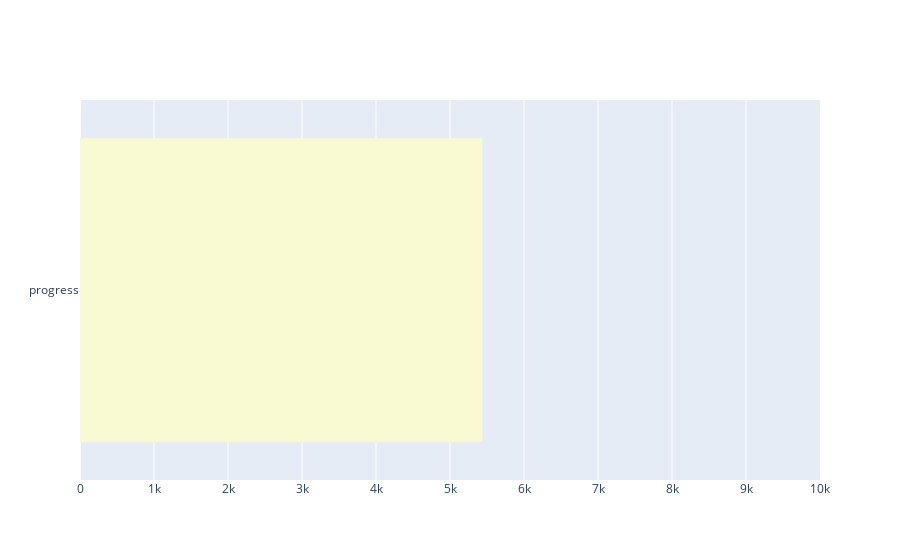

Notebook source saved alongside this figure:
### Code cell
import plotly.graph_objects as go

progress_value = 5440
max_value = 10000

if progress_value/max_value < 0.33:
    color='lightcoral'
elif progress_value/max_value < 0.66:
    color='lightgoldenrodyellow'
else:
    color='lightgreen'

fig = go.Figure(go.Bar(
            x=[progress_value],
            y=['progress'],
            orientation='h',
            marker=dict(color=color)
))

fig.update_layout(
    xaxis=dict(range=[0, max_value])
)

fig.show()

### Figure 1 — Plotly figure (JSON) as saved in the notebook; plotly's stock layout.template omitted (floating-point values rounded to 4 significant figures)
{"data": [{"marker": {"color": "lightgoldenrodyellow"}, "orientation": "h", "type": "bar", "x": [5440], "y": ["progress"]}], "layout": {"xaxis": {"range": [0, 10000]}}}
